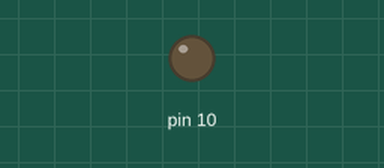
This sketch was run on a simulated Arduino Uno, built with avr-gcc and run on an emulated ATmega328P. Shown: output pins drawn as LEDs (lit = HIGH).

Above: at 0.5 s.
At 8.7 s:
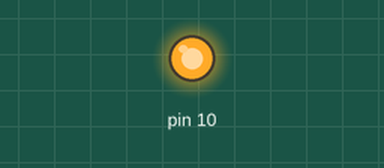
Timing chart, 0 to 9.1 s (numbered marks = the images above):
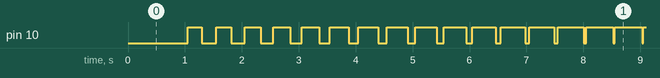

The sketch:

didi.ino
```cpp
volatile uint16_t i=0;
void setup() {
  //setting timer 1
  TCCR1A = (1 << WGM11) | (1 << WGM10); // Fast PWM OCR1
  TCCR1B = (1 << WGM13) | (1 << WGM12) | (1 << CS12) ; // FCPU/256 prescaler
  TIMSK1 = (1 << OCIE1B) | (1 << TOIE1);

  OCR1A = 62500 / 2;
  OCR1B = OCR1A / 2;

  DDRB |= (1<<PB2);
}

void loop() {
}


ISR(TIMER1_OVF_vect){
  //Serial.println(TCNT1);

   PORTB |= (1<<PB2);
}

ISR(TIMER1_COMPB_vect){
  //Serial.println(TCNT1);
   PORTB &= ~(1<<PB2);
   if(OCR1B < (OCR1A-1000))
   OCR1B += 1000;
   else{
OCR1B = OCR1A / 2;
   }
}
```

Measured:
- by itself, pin 10: moves between LOW and HIGH, repeating every 7.0 s
- by itself, everything shown: repeats every 7.0 s, in 28 steps
